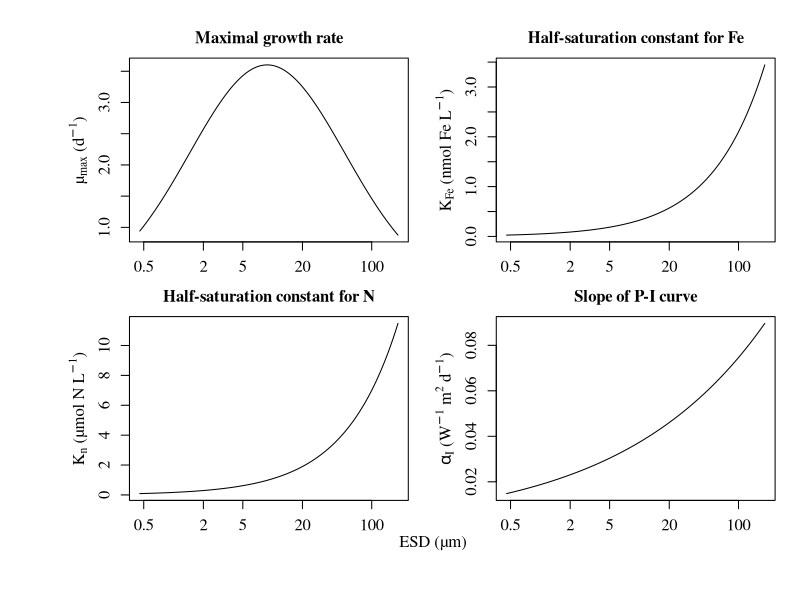
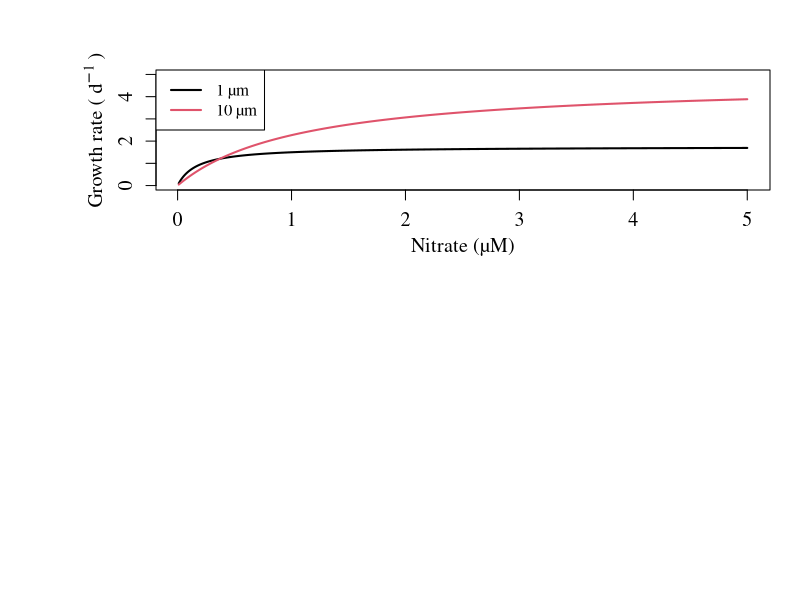

These charts were generated, in order, by the following R code:
#Plot parameter scaling relationships:
setwd('~/Roms_tools/Rscripts')
PMU <- seq(-3, 15, 0.01)
ESD2Vol <- function(ESD) pi/6*ESD**3
mumax <- function(x, mu0 = 2, a=0.2, b=-0.01)mu0*exp(a*x+b*x**2)
Kn    <- function(x, K0  = 0.2,  a=0.27)    K0*exp(a*x)
mu    <- function(NO3, ESD){
    PMU <- log(ESD2Vol(ESD))
    mu  <- mumax(PMU)*NO3/(NO3 + Kn(PMU))
    return(mu)
}

pdf('Scaling.pdf', width = 6, height = 6)
op <- par(font.lab = 1,
            family ="serif", cex.axis=1.2, cex.lab=1.2,
            mar    = c(2,3.8,2.5,1.5),
            mgp    = c(2.3,1,0),
            mfcol  = c(2,2),
            oma    = c(4,4,1,0)) 

ESD <- c(0.5, 2,  5,  20, 100)
PMU_<- log(pi/6*ESD**3)
plot(PMU, mumax(PMU, 2, 0.2, -0.017),  type = 'l',  main = 'Maximal growth rate',
     xaxt='n',
     xlab='',
     ylab=expression(paste(µ[max]*' ('*d^-1*')')) )
axis(1, at=PMU_, labels=as.character(ESD))

plot(PMU, Kn(PMU, 0.2, 0.27), type = 'l', main = 'Half-saturation constant for N',
     xaxt='n',
     xlab='',
     ylab=expression(paste(K[n]*' (µmol N '*L^-1*')')) )
axis(1, at=PMU_, labels=as.character(ESD))

plot(PMU, Kn(PMU, 0.06, 0.27), type = 'l',
     main='Half-saturation constant for Fe',
     xaxt='n',
     xlab='',
     ylab=expression(paste(K[Fe]*' (nmol Fe '*L^-1*')')) )
axis(1, at=PMU_, labels=as.character(ESD))

plot(PMU, Kn(PMU, 0.02, 0.1), type = 'l', main = 'Slope of P-I curve',
     xaxt='n',
     xlab='',
     ylab=expression(paste(alpha[I]*' ('*W^-1*' '* m^2 *' '*d^-1*')'))) 
axis(1, at=PMU_, labels=as.character(ESD))
XLAB <- 'ESD (µm)'
mtext(XLAB, side=1, outer=T)
dev.off()

#Examples of size niche and Topt:
NO3 <- seq(0.01, 5, .01)
mu1 <- mu(NO3=NO3, 1)
mu2 <- mu(NO3=NO3, 10)

pdf('Size_vs_Topt.pdf', width = 6, height = 6)
op <- par(font.lab = 1,
            family ="serif", cex.axis=1.2, cex.lab=1.2,
            mar    = c(4,3.8,2.5,1.5),
            mgp    = c(2.3,1,0),
            mfcol  = c(2,1),
            oma    = c(4,4,1,0)) 


plot(NO3, mu1, type = 'l', lwd = 2,
     ylim = c(0, 5),
     xlab = 'Nitrate (µM)', 
     ylab = bquote('Growth rate (' ~ d^-1 ~')'))
points(NO3, mu2, type = 'l', lwd = 2, col = 2)
legend('topleft', c('1 µm','10 µm'), lty = 1, lwd =2, col = 1:2)
dev.off()
